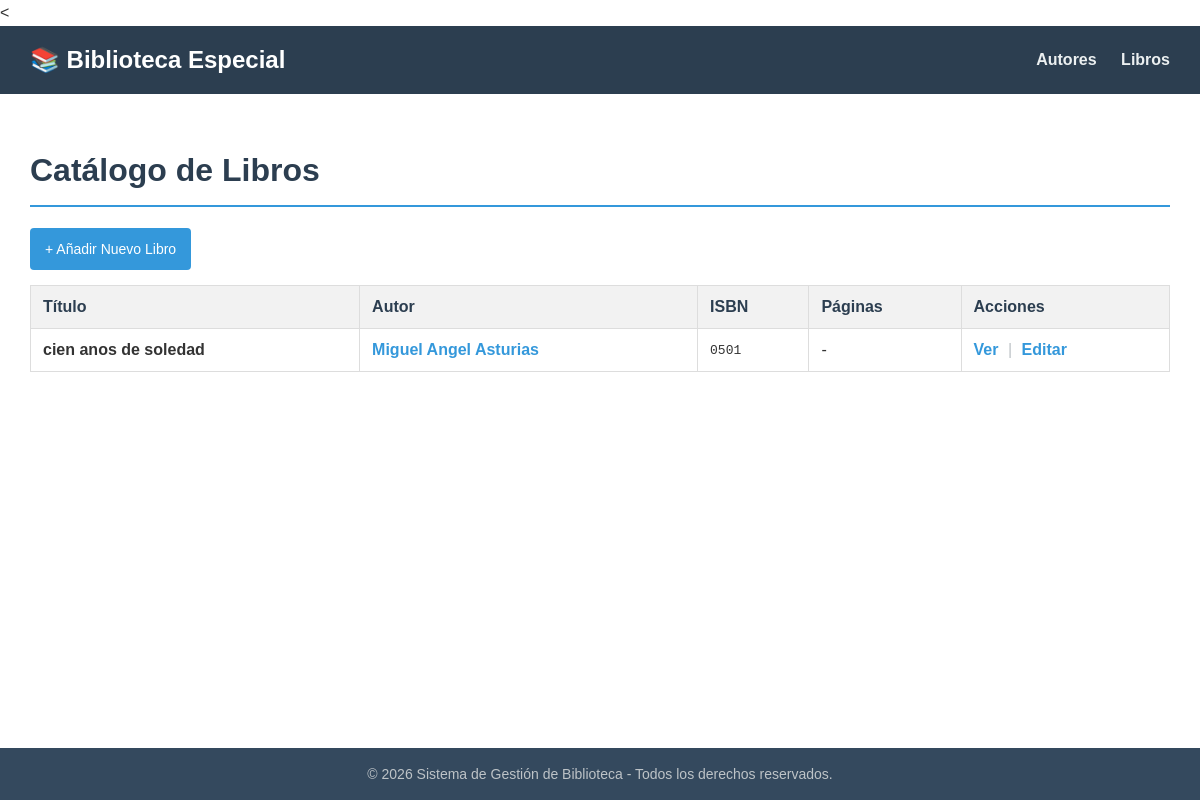
Page /biblioteca/libros/ on the committed database.
### biblioteca/models.py (models this page shows, shortened)
class Libro(models.Model):
    titulo = models.CharField(max_length=200)
    isbn = models.CharField(max_length=13, unique=True)
    fecha_publicacion = models.DateField()
    autor = models.ForeignKey(Autor, on_delete=models.CASCADE, related_name="libros")
    resumen = models.TextField(max_length=1000, help_text="Breve descripción del libro")

class Autor(models.Model):
    nombre = models.CharField(max_length=100)
    apellido = models.CharField(max_length=100)
    nacionalidad = models.CharField(max_length=50, blank=True, null=True)
    fecha_nacimiento = models.DateField(blank=True, null=True)

### biblioteca/views.py (the view)
# urls.py: path("libros/", views.LibroListView.as_view(), name="libro-list"),
class LibroListView(ListView):
    model = Libro
    template_name = "biblioteca/libro_list.html"
    context_object_name = "libros"

### biblioteca/templates/biblioteca/libro_list.html (shortened to what this page needs)
{% extends 'biblioteca/base.html' %}
{% block contenido %}
    <h1>Catálogo de Libros</h1>
    <a href="{% url 'libro-create' %}" class="btn btn-primary">+ Añadir Nuevo Libro</a>
    <table>
        <thead>
            <tr>
                <th>Título</th>
                <th>Autor</th>
                <th>ISBN</th>
                <th>Páginas</th>
                <th>Acciones</th>
            </tr>
        </thead>
        <tbody>
            {% for libro in libros %}
            <tr>
                <td><strong>{{ libro.titulo }}</strong></td>
                <td>
                    <a href="{% url 'autor-detail' libro.autor.pk %}" class="link-accion">
                        {{ libro.autor.nombre }} {{ libro.autor.apellido }}
                    </a>
                </td>
                <td><code>{{ libro.isbn }}</code></td>
                <td>{{ libro.paginas|default:"-" }}</td>
                <td>
                    <a href="{% url 'libro-detail' libro.pk %}" class="link-accion">Ver</a>
                    <span class="separador">|</span>
                    <a href="{% url 'libro-update' libro.pk %}" class="link-accion">Editar</a>
                </td>
            </tr>
            {% empty %}
            <tr>
                <td colspan="5" style="text-align: center; color: #7f8c8d; padding: 20px;">
                    No hay libros registrados en el catálogo de la biblioteca.
                </td>
            </tr>
            {% endfor %}
        </tbody>
    </table>
{% endblock %}

### biblioteca/templates/biblioteca/base.html (style rules this page uses)
body { font-family: Arial, sans-serif; margin: 0; padding: 0; line-height: 1.6; color: #333; display: flex; flex-direction: column; min-height: 100vh; }
h1 { color: #2c3e50; border-bottom: 2px solid #3498db; padding-bottom: 8px; }
.btn { display: inline-block; padding: 10px 15px; color: white; text-decoration: none; border-radius: 4px; font-size: 14px; border: none; cursor: pointer; box-sizing: border-box; background-color: #3498db; }
.btn-primary { background-color: #3498db; }
.link-accion { text-decoration: none; color: #3498db; font-weight: bold; }
.separador { color: #bdc3c7; margin: 0 5px; }
table { width: 100%; border-collapse: collapse; margin-top: 15px; margin-bottom: 30px; }
th, td { border: 1px solid #ddd; padding: 12px; text-align: left; }
th { background-color: #f2f2f2; color: #2c3e50; font-weight: bold; }

### rows in the picture
Libro: titulo "cien anos de soledad", autor.nombre "Miguel Angel", autor.apellido "Asturias", isbn "0501", paginas "-"
